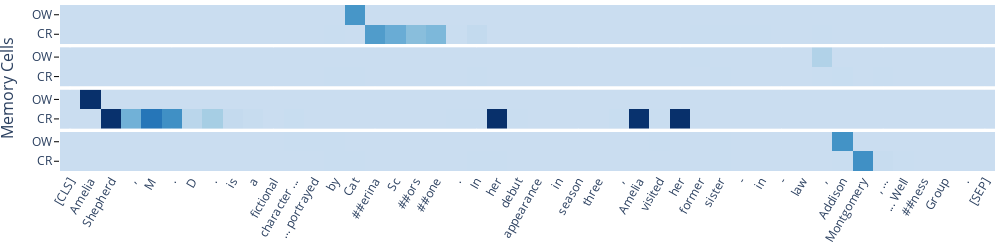

Notebook source saved alongside this figure:
### Code cell
make_plot(num_cells, text, coref, overwrite)

### Figure 1 — Plotly figure (JSON) as saved in the notebook; plotly's stock layout.template omitted (floating-point values rounded to 4 significant figures)
{"data": [{"colorscale": [[0, "rgb(247,251,255)"], [0.125, "rgb(222,235,247)"], [0.25, "rgb(198,219,239)"], [0.375, "rgb(158,202,225)"], [0.5, "rgb(107,174,214)"], [0.625, "rgb(66,146,198)"], [0.75, "rgb(33,113,181)"], [0.875, "rgb(8,81,156)"], [1, "rgb(8,48,107)"]], "showscale": false, "type": "heatmap", "xaxis": "x", "yaxis": "y", "z": [[1e-08, 1e-08, 1e-08, 1e-08, 3.742e-08, 3.602e-06, 1.15e-05, 1.85e-05, 1.861e-06, 7.016e-07, 4.074e-05, 0.0005299, 0.0008356, 0.001229, 0.001071, 0.4568, 0.3587, 0.255, 0.2933, 0.006312, 0.03667, 0.0001466, 9.272e-05, 0.0006686, 0.0005505, 0.0003557, 0.0007971, 1.139e-08, 1e-08, 0.0008312, 0.0001214, 0.001674, 0.00508, 0.00522, 0.001623, 0.0009187, 0.0005255, 0.00313, 0.0006659, 2.32e-08, 0.0008038, 4.267e-05, 1.379e-05, 1.156e-05, 3.052e-05, 1e-08], [1e-08, 1e-08, 1e-08, 1.003e-08, 1e-08, 1e-08, 1e-08, 3.017e-07, 1e-08, 1e-08, 7.161e-05, 1e-08, 1e-08, 1e-08, 0.4906, 1e-08, 1e-08, 1e-08, 1e-08, 1e-08, 1e-08, 1e-08, 1e-08, 1e-08, 1e-08, 1e-08, 1e-08, 1e-08, 1e-08, 1e-08, 1e-08, 1e-08, 1e-08, 1e-08, 1e-08, 1e-08, 1e-08, 1e-08, 1e-08, 1e-08, 1e-08, 1e-08, 1e-08, 1e-08, 1e-08, 1e-08]], "zmax": 0.9991, "zmin": -0.3}, {"colorscale": [[0, "rgb(247,251,255)"], [0.125, "rgb(222,235,247)"], [0.25, "rgb(198,219,239)"], [0.375, "rgb(158,202,225)"], [0.5, "rgb(107,174,214)"], [0.625, "rgb(66,146,198)"], [0.75, "rgb(33,113,181)"], [0.875, "rgb(8,81,156)"], [1, "rgb(8,48,107)"]], "showscale": false, "type": "heatmap", "xaxis": "x2", "yaxis": "y2", "z": [[1e-08, 1e-08, 1e-08, 1e-08, 1e-08, 3.602e-06, 1.15e-05, 1.85e-05, 1.861e-06, 7.016e-07, 4.074e-05, 0.0005295, 0.0008703, 0.001334, 0.001156, 2.509e-07, 8.833e-07, 1.035e-06, 3.292e-05, 5.406e-05, 0.003393, 0.00104, 7.976e-05, 0.000202, 1.272e-05, 3.102e-05, 9.167e-06, 1.195e-08, 2.632e-08, 0.001045, 0.0003469, 0.0008591, 0.002406, 0.0007456, 0.0002743, 0.0001446, 0.0002753, 0.001092, 0.008448, 2.048e-06, 0.004216, 0.0001139, 3.287e-05, 1.186e-05, 8.394e-06, 1e-08], [1e-08, 1e-08, 1e-08, 1e-08, 2.875e-08, 1.387e-08, 1e-08, 1e-08, 2.319e-07, 2.225e-06, 1e-08, 1e-08, 1e-08, 1e-08, 1e-08, 1e-08, 1e-08, 1e-08, 1e-08, 1e-08, 1e-08, 1e-08, 1e-08, 1e-08, 1e-08, 1e-08, 1e-08, 1e-08, 1e-08, 1e-08, 0.0005498, 0.002212, 1e-08, 2.598e-05, 8.443e-06, 5.684e-07, 5.867e-05, 0.1104, 1e-08, 2.57e-08, 7.564e-05, 1.875e-06, 7.994e-08, 1.539e-08, 8.638e-06, 1e-08]], "zmax": 0.9991, "zmin": -0.3}, {"colorscale": [[0, "rgb(247,251,255)"], [0.125, "rgb(222,235,247)"], [0.25, "rgb(198,219,239)"], [0.375, "rgb(158,202,225)"], [0.5, "rgb(107,174,214)"], [0.625, "rgb(66,146,198)"], [0.75, "rgb(33,113,181)"], [0.875, "rgb(8,81,156)"], [1, "rgb(8,48,107)"]], "showscale": false, "type": "heatmap", "xaxis": "x3", "yaxis": "y3", "z": [[1e-08, 1e-08, 0.9938, 0.3302, 0.649, 0.5234, 0.07188, 0.1531, 0.03157, 0.01957, 0.0005544, 0.008051, 0.000934, 0.0001143, 4.311e-05, 1.287e-08, 1.001e-08, 1.002e-08, 1.019e-08, 0.007353, 0.002127, 0.9975, 0.004374, 0.0001458, 1.065e-06, 5.897e-06, 8.896e-07, 0.009511, 0.9878, 0.007187, 0.9986, 8.48e-05, 6.513e-05, 7.982e-07, 3.051e-07, 5.399e-08, 1.211e-06, 7.621e-05, 2.036e-05, 1.003e-08, 0.0003428, 1.256e-08, 1.086e-08, 1.005e-08, 0.0004671, 1e-08], [1e-08, 0.9991, 1e-08, 1e-08, 1e-08, 1e-08, 1e-08, 1e-08, 1e-08, 1e-08, 1e-08, 1e-08, 1e-08, 1e-08, 1e-08, 1e-08, 1e-08, 1e-08, 1e-08, 1e-08, 1e-08, 1e-08, 1e-08, 1e-08, 1e-08, 1e-08, 1e-08, 1e-08, 1e-08, 1e-08, 1e-08, 1e-08, 1e-08, 1e-08, 1e-08, 1e-08, 1e-08, 1e-08, 1e-08, 1e-08, 1e-08, 1e-08, 1e-08, 1e-08, 1e-08, 1e-08]], "zmax": 0.9991, "zmin": -0.3}, {"colorscale": [[0, "rgb(247,251,255)"], [0.125, "rgb(222,235,247)"], [0.25, "rgb(198,219,239)"], [0.375, "rgb(158,202,225)"], [0.5, "rgb(107,174,214)"], [0.625, "rgb(66,146,198)"], [0.75, "rgb(33,113,181)"], [0.875, "rgb(8,81,156)"], [1, "rgb(8,48,107)"]], "showscale": false, "type": "heatmap", "xaxis": "x4", "yaxis": "y4", "z": [[1e-08, 1e-08, 1e-08, 1.439e-08, 3.742e-08, 3.602e-06, 1.15e-05, 1.85e-05, 1.861e-06, 7.016e-07, 4.074e-05, 0.0005295, 0.0008385, 0.001223, 0.001114, 2.335e-07, 7.815e-07, 9.949e-07, 2.95e-05, 5.768e-05, 0.003361, 0.001183, 8.41e-05, 0.0001929, 1.139e-05, 2.73e-05, 8.143e-06, 1.224e-08, 3.129e-08, 0.00108, 0.000388, 0.0008329, 0.00223, 0.0006607, 0.0002417, 0.0001278, 0.0002514, 0.001066, 0.002408, 0.522, 0.01849, 0.002044, 0.0007138, 0.0007174, 1.297e-05, 1e-08], [1e-08, 1e-08, 1e-08, 1e-08, 1e-08, 1e-08, 5.88e-07, 1e-08, 1e-08, 1e-08, 1e-08, 0.002665, 0.001242, 0.006376, 1e-08, 7.705e-06, 2.138e-08, 1.039e-08, 1.151e-08, 1.354e-07, 0.0009281, 9.515e-05, 4.802e-05, 6.537e-05, 8.93e-07, 4.054e-06, 2.589e-07, 3.046e-08, 1.059e-08, 0.001294, 1e-08, 1e-08, 0.004325, 1e-08, 1e-08, 1e-08, 1e-08, 1e-08, 0.5073, 1e-08, 1e-08, 1e-08, 1e-08, 1e-08, 1e-08, 1e-08]], "zmax": 0.9991, "zmin": -0.3}], "layout": {"annotations": [{"font": {"size": 16}, "showarrow": false, "text": "Memory Cells", "textangle": -90, "x": 0, "xanchor": "right", "xref": "paper", "xshift": -40, "y": 0.5, "yanchor": "middle", "yref": "paper"}], "height": 250, "margin": {"b": 5, "l": 60, "r": 5, "t": 5}, "width": 1000, "xaxis": {"anchor": "y", "domain": [0, 1], "matches": "x4", "showticklabels": false}, "xaxis2": {"anchor": "y2", "domain": [0, 1], "matches": "x4", "showticklabels": false}, "xaxis3": {"anchor": "y3", "domain": [0, 1], "matches": "x4", "showticklabels": false}, "xaxis4": {"anchor": "y4", "domain": [0, 1], "showticklabels": true, "tickangle": -60, "tickcolor": "#000000", "tickfont": {"family": "Open Sans", "size": 12}, "ticktext": ["[CLS]", "Amelia", "Shepherd", ",", "M", ".", "D", ".", "is", "a", "fictional", "character ...", "... portrayed", "by", "Cat", "##erina", "Sc", "##ors", "##one", ".", "In", "her", "debut", "appearance", "in", "season", "three", ",", "Amelia", "visited", "her", "former", "sister", "-", "in", "-", "law", ",", "Addison", "Montgomery", ", ...", "... Well", "##ness", "Group", ".", "[SEP]"], "tickvals": [0, 1, 2, 3, 4, 5, 6, 7, 8, 9, 10, 11, 12, 13, 14, 15, 16, 17, 18, 19, 20, 21, 22, 23, 24, 25, 26, 27, 28, 29, 30, 31, 32, 33, 34, 35, 36, 37, 38, 39, 40, 41, 42, 43, 44, 45]}, "yaxis": {"anchor": "x", "domain": [0.765, 1.0], "showticklabels": true, "tickcolor": "#000000", "ticks": "outside", "ticktext": ["CR", "OW"], "tickvals": [0, 1]}, "yaxis2": {"anchor": "x2", "domain": [0.51, 0.745], "showticklabels": true, "tickcolor": "#000000", "ticks": "outside", "ticktext": ["CR", "OW"], "tickvals": [0, 1]}, "yaxis3": {"anchor": "x3", "domain": [0.255, 0.49], "showticklabels": true, "tickcolor": "#000000", "ticks": "outside", "ticktext": ["CR", "OW"], "tickvals": [0, 1]}, "yaxis4": {"anchor": "x4", "domain": [0, 0.235], "showticklabels": true, "tickcolor": "#000000", "ticks": "outside", "ticktext": ["CR", "OW"], "tickvals": [0, 1]}}}
